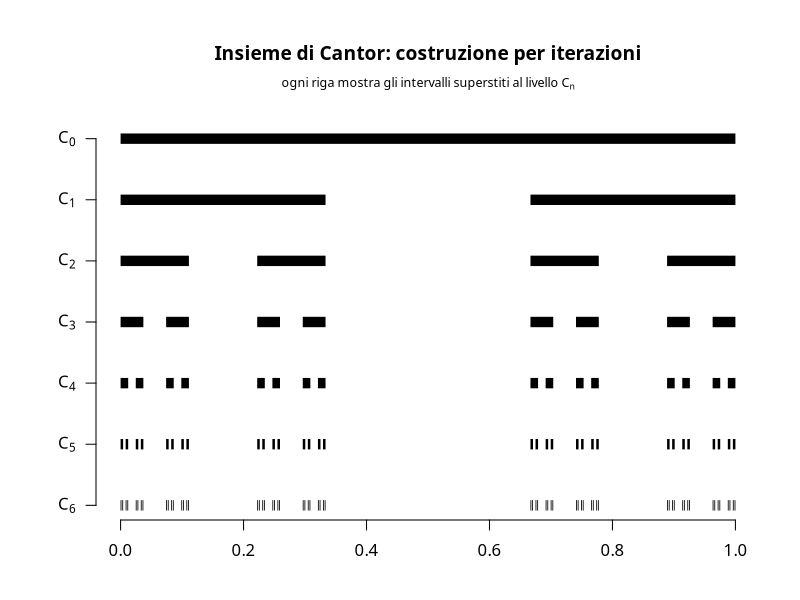

The R script that drew this image:
# Genera img/misura_cantor.png: le prime iterazioni della costruzione
# dell'insieme di Cantor (matematica_statistica/teoria_misura.md, §6), una riga per livello.

cantor_intervalli <- function(n) {
    intervalli <- matrix(c(0, 1), ncol = 2)
    for (k in seq_len(n)) {
        nuovi <- matrix(nrow = 0, ncol = 2)
        for (i in seq_len(nrow(intervalli))) {
            a <- intervalli[i, 1]
            b <- intervalli[i, 2]
            terzo <- (b - a) / 3
            nuovi <- rbind(nuovi, c(a, a + terzo), c(b - terzo, b))
        }
        intervalli <- nuovi
    }
    intervalli
}

n_livelli <- 6

# Spectral è il font usato dalla pagina GitHub (geoteo.net/static/style.css);
# richiede il device Cairo per essere referenziato per nome famiglia.
png("img/misura_cantor.png", width = 1800, height = 850, res = 150, type = "cairo")
par(mar = c(4, 4.8, 6.2, 2), family = "Spectral")
plot(NA,
    xlim = c(0, 1), ylim = c(n_livelli, 0),
    xlab = "", ylab = "", yaxt = "n", xaxt = "n", bty = "n"
)
mtext("Insieme di Cantor: costruzione per iterazioni", side = 3, line = 3.0, cex = 1.15, font = 2)
mtext(bquote("ogni riga mostra gli intervalli superstiti al livello" ~ C[n]), side = 3, line = 1.5, cex = 0.75)
axis(1, at = seq(0, 1, 0.2))
etichette <- do.call(expression, lapply(0:n_livelli, function(i) bquote(C[.(i)])))
axis(2, at = 0:n_livelli, labels = etichette, las = 1)

for (livello in 0:n_livelli) {
    ins <- cantor_intervalli(livello)
    segments(ins[, 1], livello, ins[, 2], livello, lwd = 10, lend = 1, col = "black")
}

dev.off()
